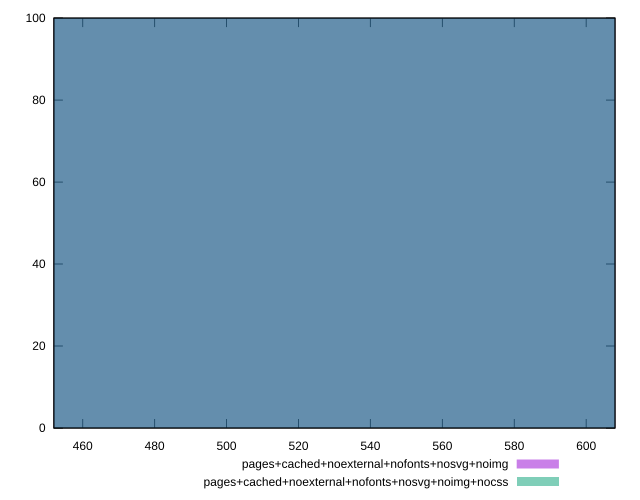

Write gnuplot code to recreate this figure.
reset

$pagesCachedNoexternalNofontsNosvgNoimg <<EOF
533.5193505003386 100
EOF

$pagesCachedNoexternalNofontsNosvgNoimgNocss <<EOF
533.5193505003386 100
EOF

set key outside below
set boxwidth 177.83978350011287
set xrange [452:608]
set yrange [0:100]
set style fill transparent solid 0.5 noborder
set terminal svg size 640, 500 enhanced background rgb 'white'
set output "report_00007_2020-12-11T15:55:29.892Z/uses-rel-preload/comparison/histogram/11_vs_12.svg"

plot $pagesCachedNoexternalNofontsNosvgNoimg title "pages+cached+noexternal+nofonts+nosvg+noimg" with boxes, \
     $pagesCachedNoexternalNofontsNosvgNoimgNocss title "pages+cached+noexternal+nofonts+nosvg+noimg+nocss" with boxes

reset
